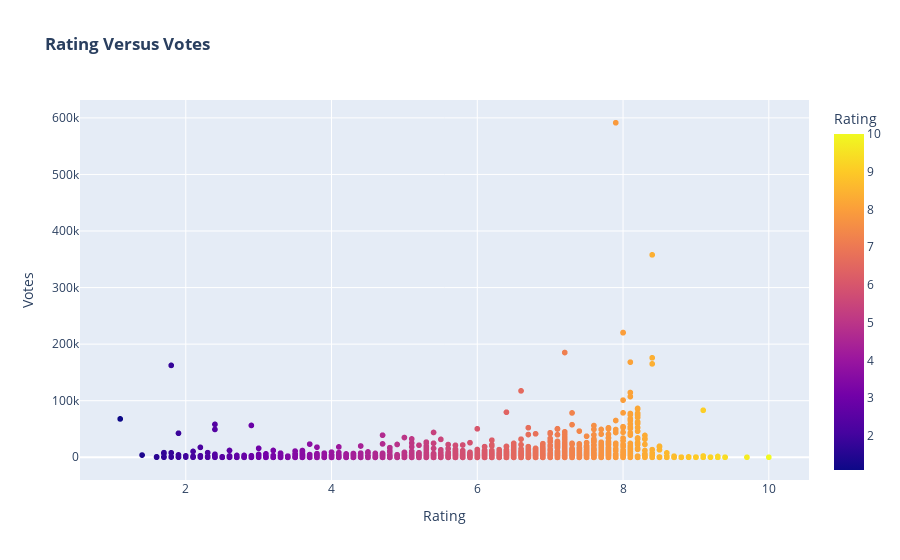

The notebook cell saved with this chart:
### Code cell
px.scatter(df,x='Rating',y='Votes',color='Rating',color_continuous_scale=px.colors.sequential.Plasma,title='<b>Rating Versus Votes')

### Figure 1 — Plotly figure (JSON) as saved in the notebook; plotly's stock layout.template omitted (floating-point values rounded to 4 significant figures; data arrays with more than 128 entries replaced by an {"elided": "..."} marker saying what was removed)
{"data": [{"hovertemplate": "Rating=%{marker.color}<br>Votes=%{y}<extra></extra>", "legendgroup": "", "marker": {"color": {"elided": "5851 float values"}, "coloraxis": "coloraxis", "symbol": "circle"}, "mode": "markers", "name": "", "showlegend": false, "type": "scattergl", "x": {"elided": "5851 float values"}, "xaxis": "x", "y": {"elided": "5851 int values"}, "yaxis": "y"}], "layout": {"coloraxis": {"colorbar": {"title": {"text": "Rating"}}, "colorscale": [[0, "#0d0887"], [0.1111, "#46039f"], [0.2222, "#7201a8"], [0.3333, "#9c179e"], [0.4444, "#bd3786"], [0.5556, "#d8576b"], [0.6667, "#ed7953"], [0.7778, "#fb9f3a"], [0.8889, "#fdca26"], [1, "#f0f921"]]}, "legend": {"tracegroupgap": 0}, "title": {"text": "<b>Rating Versus Votes"}, "xaxis": {"anchor": "y", "domain": [0, 1], "title": {"text": "Rating"}}, "yaxis": {"anchor": "x", "domain": [0, 1], "title": {"text": "Votes"}}}}
